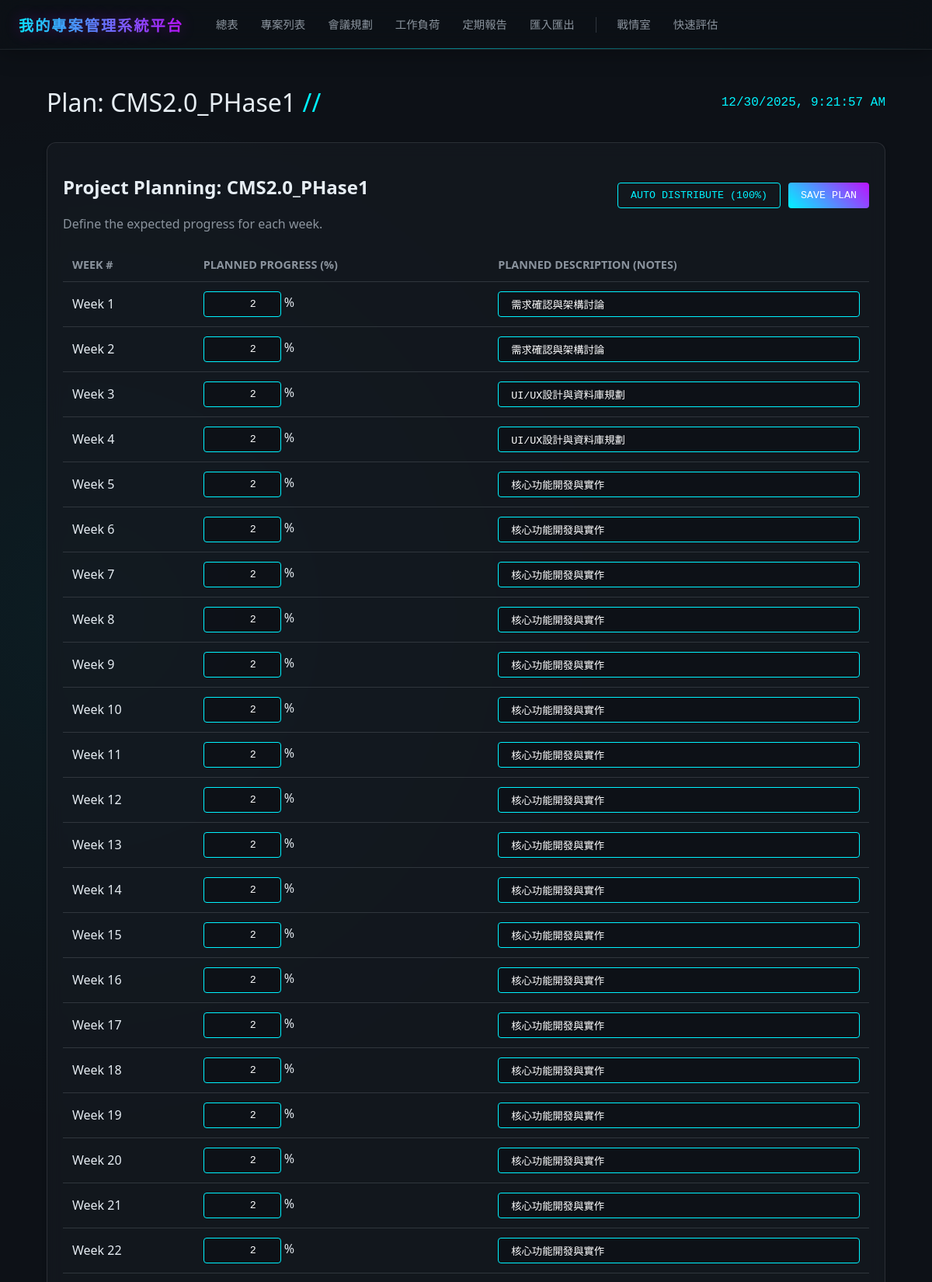
The page /projects/6/planning (upper part) on the database its author committed.
### app/models.py (models this page shows)
class Project(Base):
    __tablename__ = "projects"
    id = Column(Integer, primary_key=True, index=True)
    name = Column(String, index=True)
    cft_unit = Column(String, index=True)  # Which CFT requested it
    request_unit = Column(String, nullable=True) # Demand Contact Unit
    year = Column(Integer, index=True)
    duration_weeks = Column(Integer, default=12) # New field
    status = Column(String, default="Planning") # Planning, Development, Testing, Complete
    progress = Column(Integer, default=0) # 0-100
    description = Column(Text, nullable=True)
    start_date = Column(Date, nullable=True)
    end_date = Column(Date, nullable=True) # Original planned end date?
    predicted_end_date = Column(Date, nullable=True) # New user requested field
    closure_date = Column(Date, nullable=True) # Date moved to maintenance
    kickoff_date = Column(Date, nullable=True)
    meeting_day = Column(String, nullable=True) # Mon, Tue, Wed, Thu, Fri
    meeting_time = Column(String, nullable=True) # HH:MM
    lead_engineer_id = Column(Integer, ForeignKey("engineers.id"), nullable=True)
    lead_engineer = relationship("Engineer", back_populates="projects")
    updates = relationship("ProjectUpdate", back_populates="project", cascade="all, delete-orphan")
    weekly_progress = relationship("WeeklyProgress", back_populates="project", cascade="all, delete-orphan")
    logs = relationship("ProjectLog", back_populates="project", order_by="desc(ProjectLog.created_at)", cascade="all, delete-orphan")
    maintenance_logs = relationship("MaintenanceLog", back_populates="project", order_by="desc(MaintenanceLog.log_date)", cascade="all, delete-orphan")
    sprints = relationship("Sprint", back_populates="project", cascade="all, delete-orphan")
    tasks = relationship("Task", back_populates="project", cascade="all, delete-orphan")

class WeeklyProgress(Base):
    __tablename__ = "weekly_progress"
    id = Column(Integer, primary_key=True, index=True)
    project_id = Column(Integer, ForeignKey("projects.id"))
    week_number = Column(Integer)
    year = Column(Integer)
    planned_progress = Column(Integer, default=0) # Percentage 0-100
    actual_progress = Column(Integer, default=0) # Percentage 0-100
    planned_description = Column(String)
    actual_description = Column(String, nullable=True)
    actual_hours = Column(Float, default=0.0)
    meeting_date = Column(Date, nullable=True) # Actual date of the meeting/log
    meeting_id = Column(Integer, ForeignKey("meetings.id"), nullable=True) # Linked meeting for verification
    project = relationship("Project", back_populates="weekly_progress")
    meeting = relationship("Meeting")

### app/main.py (the view)
@app.get("/projects/{project_id}/planning", response_class=HTMLResponse)
async def project_planning(request: Request, project_id: int, db: Session = Depends(get_db)):
    project = db.query(models.Project).filter(models.Project.id == project_id).first()
    if not project:
         return HTMLResponse("Project not found", status_code=404)
    weekly_data = db.query(models.WeeklyProgress).filter(models.WeeklyProgress.project_id == project_id).order_by(models.WeeklyProgress.week_number).all()
    safe_weekly_data = []
    for w in weekly_data:
        d = w.__dict__.copy()
        if "_sa_instance_state" in d:
            del d["_sa_instance_state"]
        for k, v in d.items():
            if isinstance(v, (date, datetime)):
                d[k] = str(v)
        safe_weekly_data.append(d)
    return templates.TemplateResponse("project_planning.html", {
        "request": request,
        "page_title": f"Plan: {project.name}",
        "project": project,
        "weekly_data": safe_weekly_data
    })

### templates/project_planning.html (shortened to what this page needs)
{% extends "base.html" %}
{% block content %}
<div class="card">
    <div style="display: flex; justify-content: space-between; align-items: center; margin-bottom: 20px;">
        <div>
            <h2>Project Planning: {{ project.name }}</h2>
            <div style="color: var(--text-secondary);">Define the expected progress for each week.</div>
        </div>
        <div style="gap: 10px; display: flex;">
            <button class="btn" onclick="autoDistribute()">Auto Distribute (100%)</button>
            <button class="btn btn-primary" onclick="savePlan()">Save Plan</button>
        </div>
    </div>
    <div style="max-height: 70vh; overflow-y: auto;">
        <table id="planningTable">
            <thead>
                <tr>
                    <th>Week #</th>
                    <th>Planned Progress (%)</th>
                    <th>Planned Description (Notes)</th>
                </tr>
            </thead>
            <tbody>
                {% for week in weekly_data %}
                <tr data-week="{{ week.week_number }}" data-year="{{ week.year }}">
                    <td>Week {{ week.week_number }}</td>
                    <td>
                        <input type="number" class="plan-input btn" style="width: 100px; text-align: right;"
                            value="{{ week.planned_progress }}" min="0" max="100"> %
                    </td>
                    <td>
                        <input type="text" class="plan-desc-input btn" style="width: 100%; text-align: left;"
                            value="{{ week.planned_description or '' }}" placeholder="e.g. Kickoff meeting">
                    </td>
                </tr>
                {% endfor %}
            </tbody>
        </table>
    </div>
</div>
{% endblock %}

### static/css/style.css (style rules this page uses)
:root { --bg-color: #0d1117; --card-bg: rgba(22, 27, 34, 0.7); --text-primary: #e6edf3; --text-secondary: #8b949e; --accent-cyan: #00f3ff; --accent-purple: #bc13fe; --accent-pink: #f72585; --status-green: #39FF14; --status-red: #FF3131; --status-purple: #BF00FF; --border-color: #30363d; --glass-border: 1px solid rgba(255, 255, 255, 0.1); }
* { box-sizing: border-box; }
body { background-color: var(--bg-color); color: var(--text-primary); font-family: 'Segoe UI', Roboto, Helvetica, Arial, sans-serif; margin: 0; padding: 0; overflow-x: hidden; background-image: radial-gradient(circle at 10% 20%, rgba(0, 243, 255, 0.05) 0%, transparent 20%), radial-gradient(circle at 90% 80%, rgba(188, 19, 254, 0.05) 0%, transparent 20%); }
.card { background: var(--card-bg); border: var(--glass-border); border-radius: 12px; padding: 20px; backdrop-filter: blur(10px); margin-bottom: 20px; box-shadow: 0 4px 6px rgba(0, 0, 0, 0.1); }
.btn { background: transparent; border: 1px solid var(--accent-cyan); color: var(--accent-cyan); padding: 8px 16px; border-radius: 4px; cursor: pointer; transition: all 0.3s ease; font-family: 'Courier New', monospace; text-transform: uppercase; }
.btn-primary { background: linear-gradient(45deg, var(--accent-cyan), var(--accent-purple)); border: none; color: white; }
table { width: 100%; border-collapse: collapse; }
th, td { padding: 12px; text-align: left; border-bottom: 1px solid var(--border-color); }
th { color: var(--text-secondary); font-size: 0.9em; text-transform: uppercase; }
input, textarea, select { background-color: rgba(13, 17, 23, 0.8) !important; color: #ffffff !important; border: 1px solid var(--accent-cyan); padding: 8px; border-radius: 4px; font-family: inherit; }

### rows shown on the page
Project: name "CMS2.0_PHase1"
WeeklyProgress: week_number "1", planned_progress "2", planned_description "需求確認與架構討論"
WeeklyProgress: week_number "2", planned_progress "2", planned_description "需求確認與架構討論"
WeeklyProgress: week_number "3", planned_progress "2", planned_description "UI/UX設計與資料庫規劃"
WeeklyProgress: week_number "4", planned_progress "2", planned_description "UI/UX設計與資料庫規劃"
WeeklyProgress: week_number "5", planned_progress "2", planned_description "核心功能開發與實作"
WeeklyProgress: week_number "6", planned_progress "2", planned_description "核心功能開發與實作"
WeeklyProgress: week_number "7", planned_progress "2", planned_description "核心功能開發與實作"
WeeklyProgress: week_number "8", planned_progress "2", planned_description "核心功能開發與實作"
WeeklyProgress: week_number "9", planned_progress "2", planned_description "核心功能開發與實作"
WeeklyProgress: week_number "10", planned_progress "2", planned_description "核心功能開發與實作"
WeeklyProgress: week_number "11", planned_progress "2", planned_description "核心功能開發與實作"
WeeklyProgress: week_number "12", planned_progress "2", planned_description "核心功能開發與實作"
WeeklyProgress: week_number "13", planned_progress "2", planned_description "核心功能開發與實作"
WeeklyProgress: week_number "14", planned_progress "2", planned_description "核心功能開發與實作"
WeeklyProgress: week_number "15", planned_progress "2", planned_description "核心功能開發與實作"
WeeklyProgress: week_number "16", planned_progress "2", planned_description "核心功能開發與實作"
WeeklyProgress: week_number "17", planned_progress "2", planned_description "核心功能開發與實作"
WeeklyProgress: week_number "18", planned_progress "2", planned_description "核心功能開發與實作"
WeeklyProgress: week_number "19", planned_progress "2", planned_description "核心功能開發與實作"
WeeklyProgress: week_number "20", planned_progress "2", planned_description "核心功能開發與實作"
WeeklyProgress: week_number "21", planned_progress "2", planned_description "核心功能開發與實作"
WeeklyProgress: week_number "22", planned_progress "2", planned_description "核心功能開發與實作"

### other values the page prints
{{ page_title }} "Plan: CMS2.0_PHase1"
